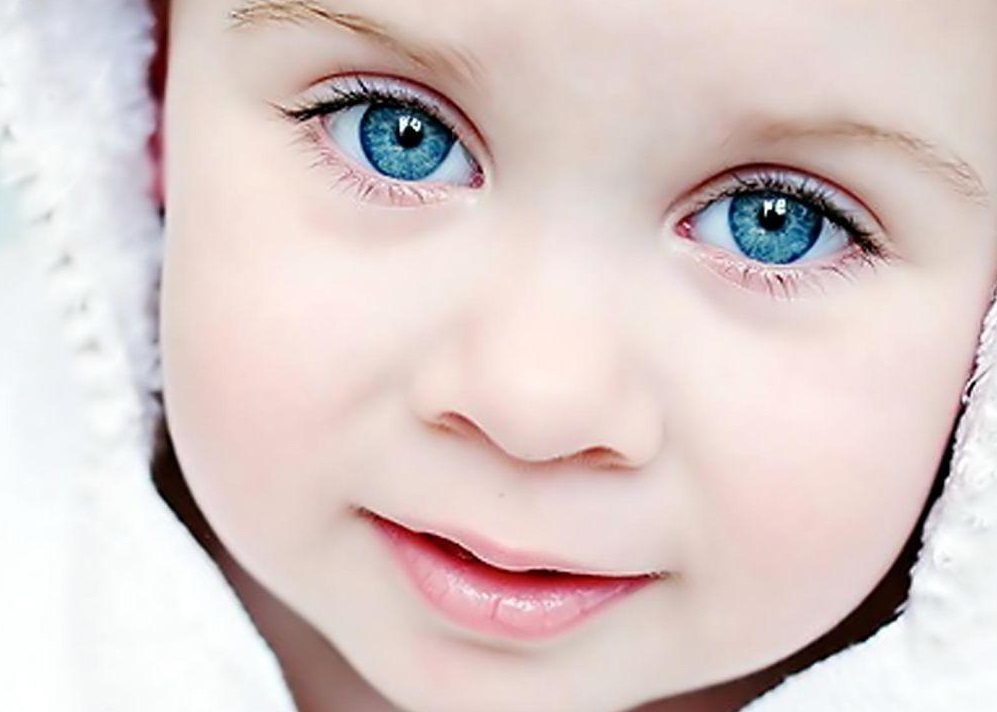
#> input picture olhoazul.jpg, 997 x 712 px
$ python alg003.py
#> lines starting #> are read from the running program, lines starting #| are printed output that depends on the picture
"""Crie um algoritmo para recortar as posições Eixo X (de 250 até 540) e Eixo Y (de 60 até 220) e
salvar essa fração de imagem com o nome ‘olho.jpg’. Abaixo a resposta do processamento."""

#recortar as posições Eixo X (de 250 até 540)
#salvar essa fração de imagem com o nome ‘olho.jpg’

import cv2

imagem_ = cv2.imread("olhoazul.jpg")
#> imagem_ is the input picture: shape (712, 997, 3); mean B, G, R 201.8, 203.8, 219.3
crop_imagem_ = imagem_[60:220,250:540]
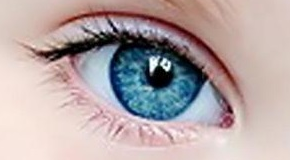
#> crop_imagem_: shape (160, 290, 3); mean B, G, R 166.4, 166.3, 180.4
cv2.imwrite('olho.jpg',crop_imagem_)


cv2.waitKey(0)
cv2.destroyAllWindows()
